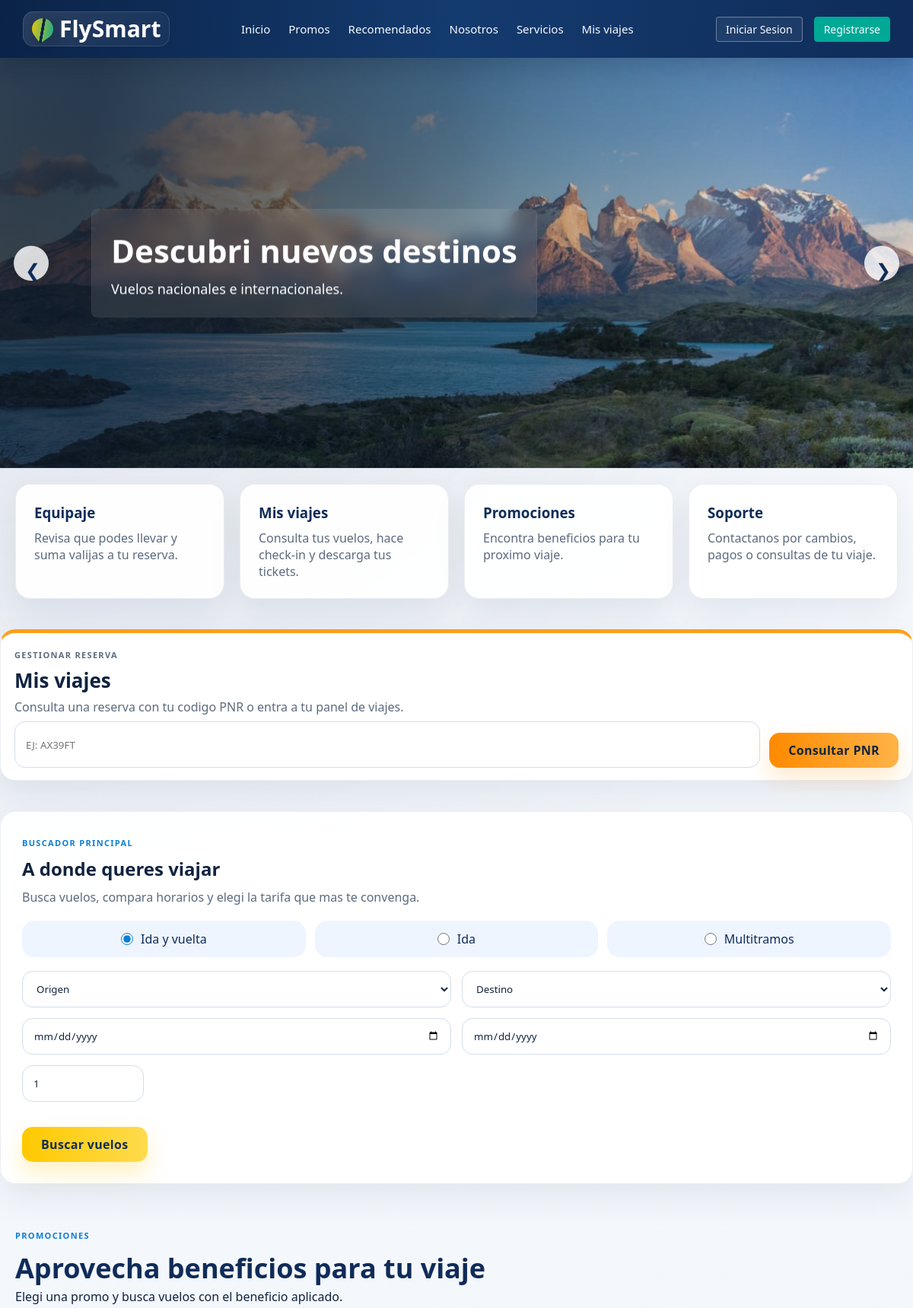
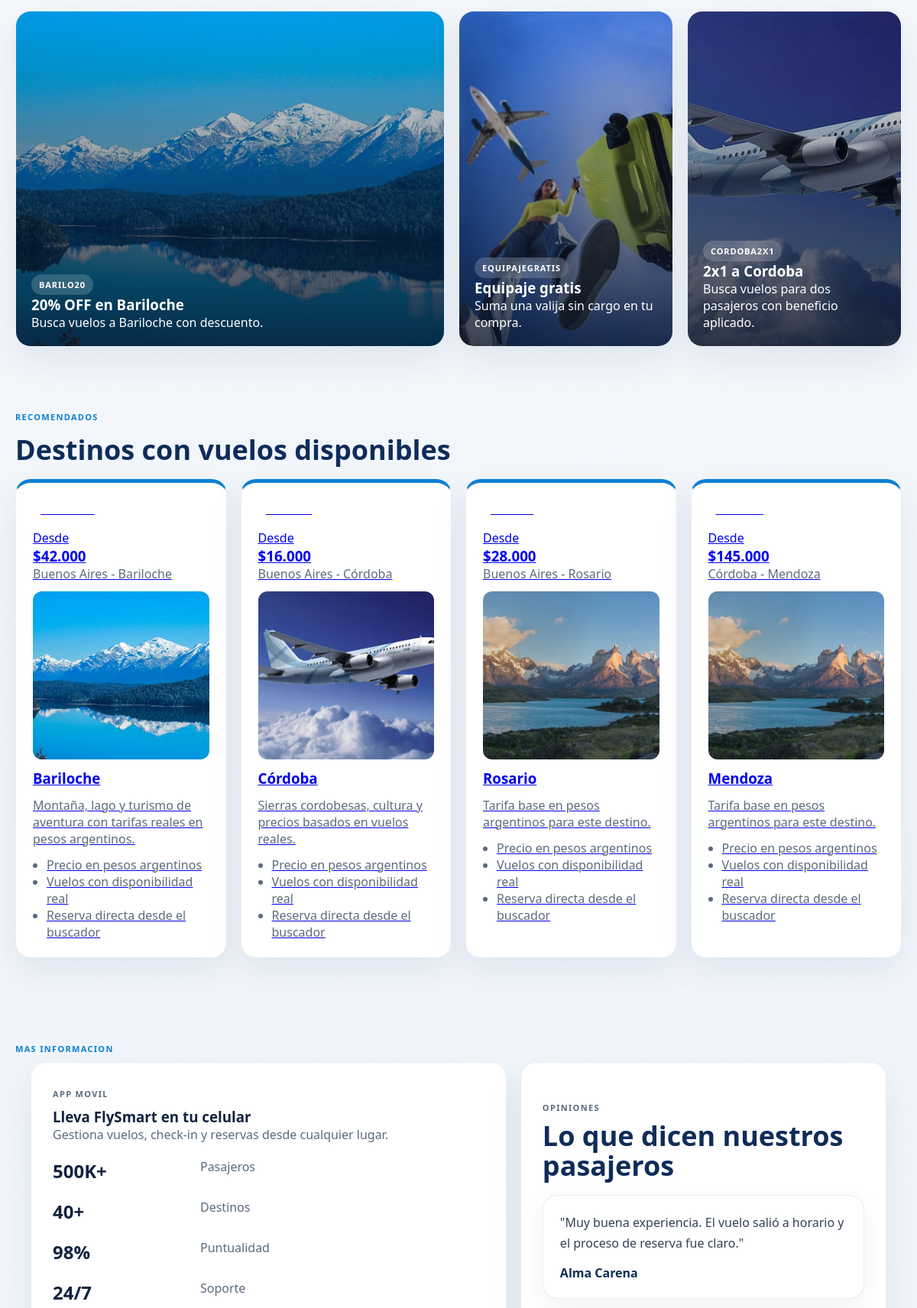
The page / (upper part) on the database its author committed (2 pictures, top to bottom).
### tables this page shows
CREATE TABLE IF NOT EXISTS `comentarios` (
  `id_comentario` int(11) NOT NULL AUTO_INCREMENT,
  `id_cliente` int(11) NOT NULL,
  `comentario` text NOT NULL,
  `fecha_creacion` datetime NOT NULL DEFAULT CURRENT_TIMESTAMP,
  PRIMARY KEY (`id_comentario`),
  KEY `id_cliente` (`id_cliente`),
  CONSTRAINT `fk_comentarios_cliente` FOREIGN KEY (`id_cliente`) REFERENCES `clientes` (`id_cliente`) ON DELETE CASCADE
);

CREATE TABLE `clientes` (
  `id_cliente` int(11) NOT NULL AUTO_INCREMENT,
  `nombre` varchar(100) NOT NULL,
  `apellido` varchar(100) NOT NULL,
  `email` varchar(100) NOT NULL,
  `telefono` varchar(50) DEFAULT NULL,
  `password_hash` varchar(255) NOT NULL,
  `estado_cuenta` int(11) NOT NULL,
  PRIMARY KEY (`id_cliente`),
  UNIQUE KEY `email` (`email`)
);

### index.php (the view, shortened to what this page needs)
<?php
require_once 'config/conexion.php';
try {
    $stmtComentarios = $pdo->prepare("SELECT c.comentario, c.fecha_creacion, cl.nombre, cl.apellido FROM comentarios c INNER JOIN clientes cl ON cl.id_cliente = c.id_cliente WHERE cl.estado_cuenta = 1 ORDER BY c.fecha_creacion DESC LIMIT 6");
    $stmtComentarios->execute();
    $comentarios = $stmtComentarios->fetchAll();
} catch (PDOException $e) {
    $comentarios = [];
}
$fechaRecomendada = date('Y-m-d', strtotime('+14 days'));
$destinosRecomendados = $pdo->prepare("SELECT v.destino_iata, MIN(v.precio_base_vuelo) AS precio_desde, v.origen_iata, o.ciudad AS origen_ciudad, a.ciudad AS destino_ciudad, MIN(v.fecha_salida) AS proxima_salida
    FROM vuelos v
    INNER JOIN aeropuertos a ON a.codigo_iata = v.destino_iata
    INNER JOIN aeropuertos o ON o.codigo_iata = v.origen_iata
    INNER JOIN aviones av ON av.id_avion = v.id_avion
    LEFT JOIN (
        SELECT id_vuelo, COUNT(*) AS vendidos
        FROM tickets_detalle
        GROUP BY id_vuelo
    ) t ON t.id_vuelo = v.id_vuelo
    WHERE COALESCE(av.capacidad, 0) > COALESCE(t.vendidos, 0)
      AND DATE(v.fecha_salida) >= CURDATE()
      AND LOWER(v.estado_vuelo) != 'cancelado'
      AND LOWER(av.estado) = 'activo'
    GROUP BY v.origen_iata, v.destino_iata, o.ciudad, a.ciudad
    ORDER BY MIN(v.fecha_salida) ASC
    LIMIT 4");
$destinosRecomendados->execute();
$destinosRecomendados = $destinosRecomendados->fetchAll();
$imagenesDestino = [
    'BRC' => 'img/bariloche.jpg',
    'COR' => 'img/car2.jpg',
    'MIA' => 'img/sergiofly.jpg',
    'MAD' => 'img/rdj.jpg',
];
$descripcionDestino = [
    'BRC' => 'Montaña, lago y turismo de aventura con tarifas reales en pesos argentinos.',
    'COR' => 'Sierras cordobesas, cultura y precios basados en vuelos reales.',
    'MIA' => 'Playas de Miami con conexión desde Ezeiza y precios en pesos argentinos.',
    'MAD' => 'Madrid directo desde Ezeiza para una experiencia internacional confiable.',
];
include_once 'includes/header.php';
?>
<section class="hero-slider">
    <div class="slide active">
        <img src="img/car1.jpg" alt="">
        <div class="slide-text">
            <h1>Descubri nuevos destinos</h1>
            <p>Vuelos nacionales e internacionales.</p>
        </div>
    </div>
    <button class="slider-btn prev">&#10094;</button>
    <button class="slider-btn next">&#10095;</button>
</section>
<br>
<section class="quick-services" id="servicios">
    <div class="service-card">
        <h3>Equipaje</h3>
        <p>Revisa que podes llevar y suma valijas a tu reserva.</p>
    </div>
    <a class="service-card service-card-link" href="consultas/reservas/mis_viajes.php">
        <h3>Mis viajes</h3>
        <p>Consulta tus vuelos, hace check-in y descarga tus tickets.</p>
    </a>
    <a class="service-card service-card-link" href="#promociones-funcionales">
        <h3>Promociones</h3>
        <p>Encontra beneficios para tu proximo viaje.</p>
    </a>
    <div class="service-card">
        <h3>Soporte</h3>
        <p>Contactanos por cambios, pagos o consultas de tu viaje.</p>
    </div>
</section>
<section class="reservation-tools unified-trips" id="reservas">
    <div class="reservation-tool reservation-tool-status compact-reservation-panel">
        <p class="eyebrow">Gestionar reserva</p>
        <h2>Mis viajes</h2>
        <p>Consulta una reserva con tu codigo PNR o entra a tu panel de viajes.</p>
        <form action="consultas/reservas/ver_reserva.php" method="GET" class="reservation-form">
            <input type="text" name="pnr" maxlength="6" placeholder="Ej: AX39FT" required>
            <button type="submit" class="btn-next btn-orange">Consultar PNR</button>
        </form>
    </div>
</section>
<div class="booking-layout full-width-search" id="buscador">
    <div class="main-content full-width-main-content">
        <div class="card search-card-full">
            <p class="eyebrow">Buscador principal</p>
            <h2>A donde queres viajar</h2>
            <p class="section-copy">Busca vuelos, compara horarios y elegi la tarifa que mas te convenga.</p>
            <form action="consultas/proceso_compra/vuelos.php" method="GET" id="flight-search-form">
                <div class="trip-type-selector">
                    <label class="trip-type-option"><input type="radio" name="tipo_viaje" value="ida_vuelta" checked> <span>Ida y vuelta</span></label>
                    <label class="trip-type-option"><input type="radio" name="tipo_viaje" value="solo_ida"> <span>Ida</span></label>
                    <label class="trip-type-option"><input type="radio" name="tipo_viaje" value="multitramos"> <span>Multitramos</span></label>
                </div>
                <div class="travel-mode-panels">
                    <div class="travel-mode-panel active" data-panel="ida_vuelta">
                        <div class="search-grid">
                            <select name="origen" required>
                                <option value="">Origen</option>
                            </select>
                            <select name="destino" required>
                                <option value="">Destino</option>
                            </select>
                            <input type="date" name="fecha_ida" required>
                            <input type="date" name="fecha_vuelta" required>
                            <input type="number" name="pasajeros" min="1" max="5" value="1">
                        </div>
                    </div>
                </div>
                <button type="submit" class="btn-next">Buscar vuelos</button>
            </form>
        </div>
    </div>
</div>
<section class="travel-carousel-section" id="promociones-funcionales">
    <div class="section-heading">
        <p class="eyebrow">Promociones</p>
        <h2>Aprovecha beneficios para tu viaje</h2>
        <p>Elegi una promo y busca vuelos con el beneficio aplicado.</p>
    </div>
    <div class="travel-carousel promo-carousel" aria-label="Promociones de vuelos">
        <a class="travel-card travel-card-large promo-card-link" href="consultas/proceso_compra/vuelos.php?destino=BRC&pasajeros=1&codigo_promo=BARILO20">
            <img src="img/Bariloche.jpg" alt="20% OFF en Bariloche">
            <div class="travel-card-overlay">
                <span class="travel-badge">BARILO20</span>
                <h3>20% OFF en Bariloche</h3>
                <p>Busca vuelos a Bariloche con descuento.</p>
            </div>
        </a>
        <a class="travel-card promo-card-link" href="consultas/proceso_compra/vuelos.php?pasajeros=1&codigo_promo=EQUIPAJEGRATIS">
            <img src="img/si.jpg" alt="Equipaje gratis">
            <div class="travel-card-overlay">
                <span class="travel-badge">EQUIPAJEGRATIS</span>
                <h3>Equipaje gratis</h3>
                <p>Suma una valija sin cargo en tu compra.</p>
            </div>
        </a>
        <a class="travel-card promo-card-link" href="consultas/proceso_compra/vuelos.php?destino=COR&pasajeros=2&codigo_promo=CORDOBA2X1">
            <img src="img/car2.jpg" alt="2x1 a Cordoba">
            <div class="travel-card-overlay">
                <span class="travel-badge">CORDOBA2X1</span>
                <h3>2x1 a Cordoba</h3>
                <p>Busca vuelos para dos pasajeros con beneficio aplicado.</p>
            </div>
        </a>
    </div>
</section>
<br>
<br>
<section class="recommended-trips" id="recomendados">
    <div class="section-heading">
        <p class="eyebrow">Recomendados</p>
        <h2>Destinos con vuelos disponibles</h2>
    </div>
    <div class="trip-grid">
        <?php if (!empty($destinosRecomendados)): ?>
            <?php foreach ($destinosRecomendados as $dest): ?>
                <?php
                    $imagen = $imagenesDestino[$dest['destino_iata']] ?? 'img/car1.jpg';
                    $descripcion = $descripcionDestino[$dest['destino_iata']] ?? 'Tarifa base en pesos argentinos para este destino.';
                    $rutaTexto = htmlspecialchars($dest['origen_ciudad'] . ' - ' . $dest['destino_ciudad'], ENT_QUOTES, 'UTF-8');
                    $fechaVuelo = isset($dest['proxima_salida']) ? date('Y-m-d', strtotime($dest['proxima_salida'])) : $fechaRecomendada;
                    $urlDestino = 'consultas/proceso_compra/vuelos.php?tipo_viaje=solo_ida&origen_solo=' . urlencode($dest['origen_iata']) . '&destino_solo=' . urlencode($dest['destino_iata']) . '&fecha_ida_solo=' . urlencode($fechaVuelo) . '&pasajeros_solo=1#vuelos-disponibles';
                ?>
                <a class="trip-card" href="<?= htmlspecialchars($urlDestino, ENT_QUOTES, 'UTF-8') ?>">
                    <span class="trip-tag"><?= htmlspecialchars($dest['destino_ciudad'], ENT_QUOTES, 'UTF-8') ?></span>
                    <div class="offer-card">
                        <span>Desde</span>
                        <h3>$<?= number_format((float)$dest['precio_desde'], 0, ',', '.') ?></h3>
                        <p><?= $rutaTexto ?></p>
                    </div>
                    <img src="<?= htmlspecialchars($imagen, ENT_QUOTES, 'UTF-8') ?>" alt="<?= $rutaTexto ?>">
                    <h3><?= htmlspecialchars($dest['destino_ciudad'], ENT_QUOTES, 'UTF-8') ?></h3>
                    <p><?= htmlspecialchars($descripcion, ENT_QUOTES, 'UTF-8') ?></p>
                    <ul>
                        <li>Precio en pesos argentinos</li>
                        <li>Vuelos con disponibilidad real</li>
                        <li>Reserva directa desde el buscador</li>
                    </ul>
                </a>
            <?php endforeach; ?>
        <?php else: ?>
            <p>No hay recomendaciones cargadas en este momento. Vuelve a consultar más tarde.</p>
        <?php endif; ?>
    </div>
</section>
<br>
<br>
<br>
<section class="recommended-trips" id="nosotros">
    <p class="eyebrow">Mas Informacion</p>
<br>
<section class="about-us" id="app">
    <div class="about-panel">
            <p class="eyebrow">APP movil</p>
            <h1>Lleva FlySmart en tu celular</h1>
            <p>Gestiona vuelos, check-in y reservas desde cualquier lugar.</p>
        <div class="about-stats">
            <h2>500K+</h2>
            <p>Pasajeros</p>
        </div>
        <div class="about-stats">
            <h2>40+</h2>
            <p>Destinos</p>
        </div>
        <div class="about-stats">
            <h2>98%</h2>
            <p>Puntualidad</p>
        </div>
        <div class="about-stats">
            <h2>24/7</h2>
            <p>Soporte</p>
        </div>
    </div>
    <div class="about-panel">
       <section class="testimonials">
        <p class="eyebrow">Opiniones</p>
    <div class="section-heading">
        <h2>Lo que dicen nuestros pasajeros</h2>
    </div>
    <div class="testimonial-grid">
        <?php if (!empty($comentarios)): ?>
            <?php foreach ($comentarios as $comentario): ?>
                <div class="testimonial">
                    <p>"<?= nl2br(htmlspecialchars($comentario['comentario'], ENT_QUOTES, 'UTF-8')) ?>"</p>
                    <strong><?= htmlspecialchars($comentario['nombre'] . ' ' . $comentario['apellido'], ENT_QUOTES, 'UTF-8') ?></strong>
                </div>
            <?php endforeach; ?>
        <?php else: ?>
            <div class="testimonial">
                <p>Aun no hay opiniones publicadas. Sé el primero en compartir tu experiencia.</p>
            </div>
        <?php endif; ?>
    </div>
</section>
    </div>
</section>
</section>
</body>
</html>

### css/reservas.css (style rules this page uses)
.reservation-tools, .reservation-page { max-width: 100%; width: 100%; margin: 0 auto 40px; padding: 0 20px; }
.reservation-tools { display: grid; grid-template-columns: minmax(0, 1fr); gap: 20px; width: 100vw; max-width: none; margin-left: calc(50% - 50vw); padding: 0; }
.reservation-tool, .reservation-card, .ticket-summary, .history-item, .boarding-pass { background: rgba(255, 255, 255, 0.96); border: 1px solid rgba(15, 44, 89, 0.08); border-radius: 20px; box-shadow: 0 18px 45px rgba(15, 44, 89, 0.08); }
.reservation-tool { padding: 24px; border-top: 5px solid #ff9f1c; }
.compact-reservation-panel { width: 100%; padding: 16px 18px; }
.compact-reservation-panel h2 { font-size: 26px; margin-bottom: 6px; }
.compact-reservation-panel p { margin-bottom: 8px; }
.compact-reservation-panel .reservation-form { margin-top: 8px; }
.reservation-tool p, .reservation-card p, .ticket-details p, .history-item p, .boarding-qr p { color: #5c6b7e; }
.reservation-form, .reservation-search { display: flex; gap: 12px; flex-wrap: wrap; margin-top: 18px; }
.reservation-form input, .reservation-search input { flex: 1; min-width: 220px; min-height: 48px; padding: 12px 14px; border: 1px solid #d4ddeb; border-radius: 14px; text-transform: uppercase; }
.btn-orange { background: linear-gradient(90deg, #ff8a00, #ffb347); color: #10233f; box-shadow: 0 14px 30px rgba(255, 159, 28, 0.22); }
.service-card-link, .promo-card-link { color: inherit; text-decoration: none; }
.unified-trips { align-items: stretch; }

### rows shown on the page
comentarios: comentario "Muy buena experiencia. El vuelo salió a horario y el proceso de reserva fue claro.", id_cliente.apellido "Alma Carena"

### other values the page prints
$dest['destino_ciudad'] "BARILOCHE"
$dest['precio_desde'] "42.000"
$rutaTexto "Buenos Aires - Bariloche"
$dest['destino_ciudad'] "Bariloche"
$descripcion "Montaña, lago y turismo de aventura con tarifas reales en pesos argentinos."
$dest['destino_ciudad'] "CÓRDOBA"
$dest['precio_desde'] "16.000"
$rutaTexto "Buenos Aires - Córdoba"
$dest['destino_ciudad'] "Córdoba"
$descripcion "Sierras cordobesas, cultura y precios basados en vuelos reales."
$dest['destino_ciudad'] "ROSARIO"
$dest['precio_desde'] "28.000"
$rutaTexto "Buenos Aires - Rosario"
$dest['destino_ciudad'] "Rosario"
$descripcion "Tarifa base en pesos argentinos para este destino."
